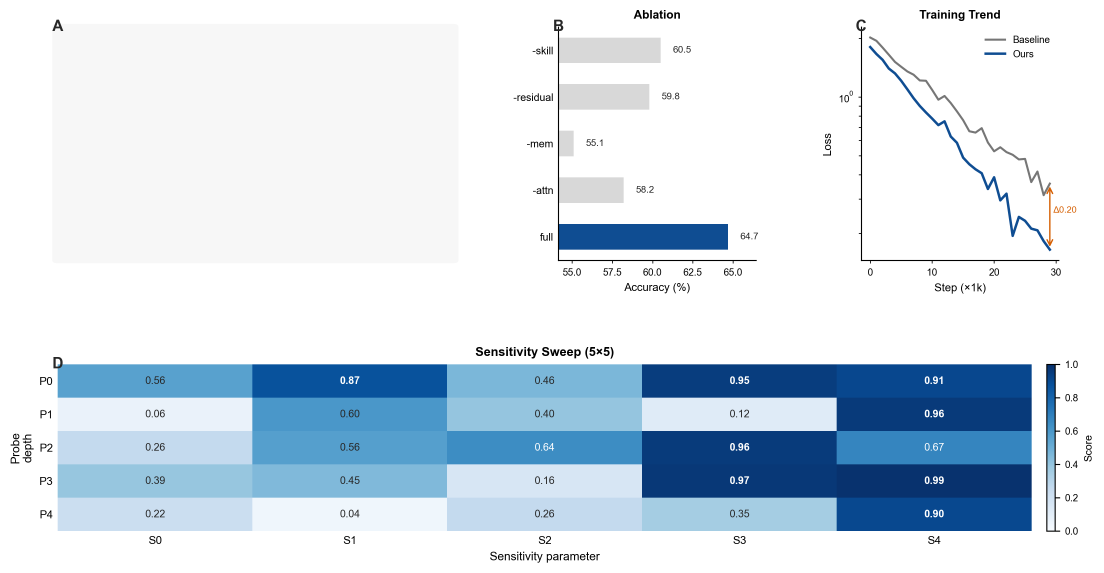
#> input picture Ours/FigureDraw3/sessions/minionsos-v3/4panel-hero/20260524T185132Z/workspace/figure.png, 3310 x 1718 px (shown at 1/3 size)
$ python extract.py ../../../../../sessions/minionsos-v3/4panel-hero/20260524T185132Z/workspace/figure.png 5 3
#> lines starting #> are read from the running program, lines starting #| are printed output that depends on the picture
#!/usr/bin/env python3
"""Extract dominant non-background colours from a figure PNG.

Usage:
    python3 extract.py path/to/figure.png [top_n] [bin_levels]

Outputs JSON to stdout with top-N hex colours and their pixel-percentage
share of the FOREGROUND (excluding near-white background and near-black text).

Use this when adding a new exemplar to the gallery: extract its real
palette, then write the annotation card citing the extracted hex values.
"""
from collections import Counter
from pathlib import Path
import json
import sys

import numpy as np
from PIL import Image


def extract_palette(path: Path, top_n: int = 10, bin_levels: int = 6) -> dict:
#> called with top_n = 5, bin_levels = 3
    im = Image.open(path).convert("RGB")
    im.thumbnail((400, 400))
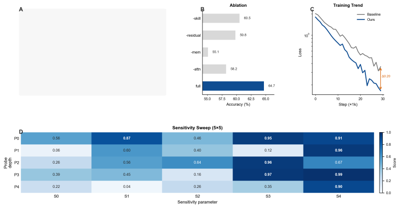
#> im: PIL image 400x208 RGB; mean R, G, B 210.6, 223.3, 234.4
    arr = np.array(im).reshape(-1, 3)

    lum = 0.299 * arr[:, 0] + 0.587 * arr[:, 1] + 0.114 * arr[:, 2]
    fg = arr[(lum < 235) & (lum > 35)]
    if len(fg) < 100:
        return {"hex": [], "pct": [], "note": "insufficient foreground pixels"}

    binned = (fg // (256 // bin_levels)).astype(np.int32)
    keys = binned[:, 0] * bin_levels * bin_levels + binned[:, 1] * bin_levels + binned[:, 2]
    counter = Counter(keys.tolist())
#> counter = 11 items

    out_hex = []
    out_pct = []
    total = len(fg)
#> total = 23958
    for k, c in counter.most_common(top_n):
        r = (k // (bin_levels * bin_levels)) % bin_levels
        g = (k // bin_levels) % bin_levels
        b = k % bin_levels
        rgb = (
            int((r + 0.5) * 256 / bin_levels),
            int((g + 0.5) * 256 / bin_levels),
            int((b + 0.5) * 256 / bin_levels),
        )
        rgb = tuple(min(255, max(0, v)) for v in rgb)
        h = "#{:02x}{:02x}{:02x}".format(*rgb)
        pct = round(100 * c / total, 1)
        if pct > 1.5:
            out_hex.append(h)
            out_pct.append(pct)
#> this loop made 5 passes
#> (k, c, r, g, b, rgb, h, pct) on passes 1 to 5: (1, 6676, 0, 0, 1, (42, 42, 128), '#2a2a80', 27.9), (26, 6440, 2, 2, 2, (213, 213, 213), '#d5d5d5', 26.9), (17, 4414, 1, 2, 2, (128, 213, 213), '#80d5d5', 18.4), (5, 2768, 0, 1, 2, (42, 128, 213), '#2a80d5', 11.6), (14, 1979, 1, 1, 2, (128, 128, 213), '#8080d5', 8.3)
#> after the loop, out_hex = ['#2a2a80', '#d5d5d5', '#80d5d5', '#2a80d5', '#8080d5']; out_pct = [27.9, 26.9, 18.4, 11.6, 8.3]

    return {"hex": out_hex, "pct": out_pct}


if __name__ == "__main__":
    if len(sys.argv) < 2:
        print(__doc__)
        sys.exit(1)
    path = Path(sys.argv[1])
    top_n = int(sys.argv[2]) if len(sys.argv) > 2 else 10
    bin_levels = int(sys.argv[3]) if len(sys.argv) > 3 else 6

    result = extract_palette(path, top_n=top_n, bin_levels=bin_levels)
#> result = {'hex': ['#2a2a80', '#d5d5d5', '#80d5d5', '#2a80d5', '#8080d5'], 'pct': [27.9, 26.9, 18.4, 11.6, 8.3]}
    print(json.dumps(result, indent=2))
#> (printed output is left out)
